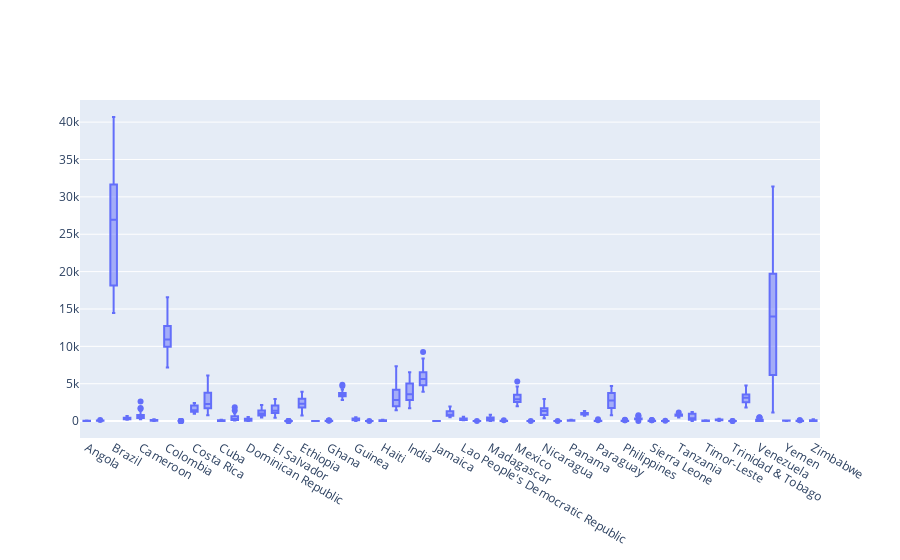

The cell this chart's notebook holds for it:
### Code cell
fig = go.Figure()
fig.add_trace(go.Box(
    x = data.country,
    y = data.counts
))

### Figure 1 — Plotly figure (JSON) as saved in the notebook; plotly's stock layout.template omitted (floating-point values rounded to 4 significant figures; data arrays with more than 128 entries replaced by an {"elided": "..."} marker saying what was removed)
{"data": [{"type": "box", "x": {"elided": "1650 str values"}, "y": {"elided": "1650 int values"}}], "layout": {}}
